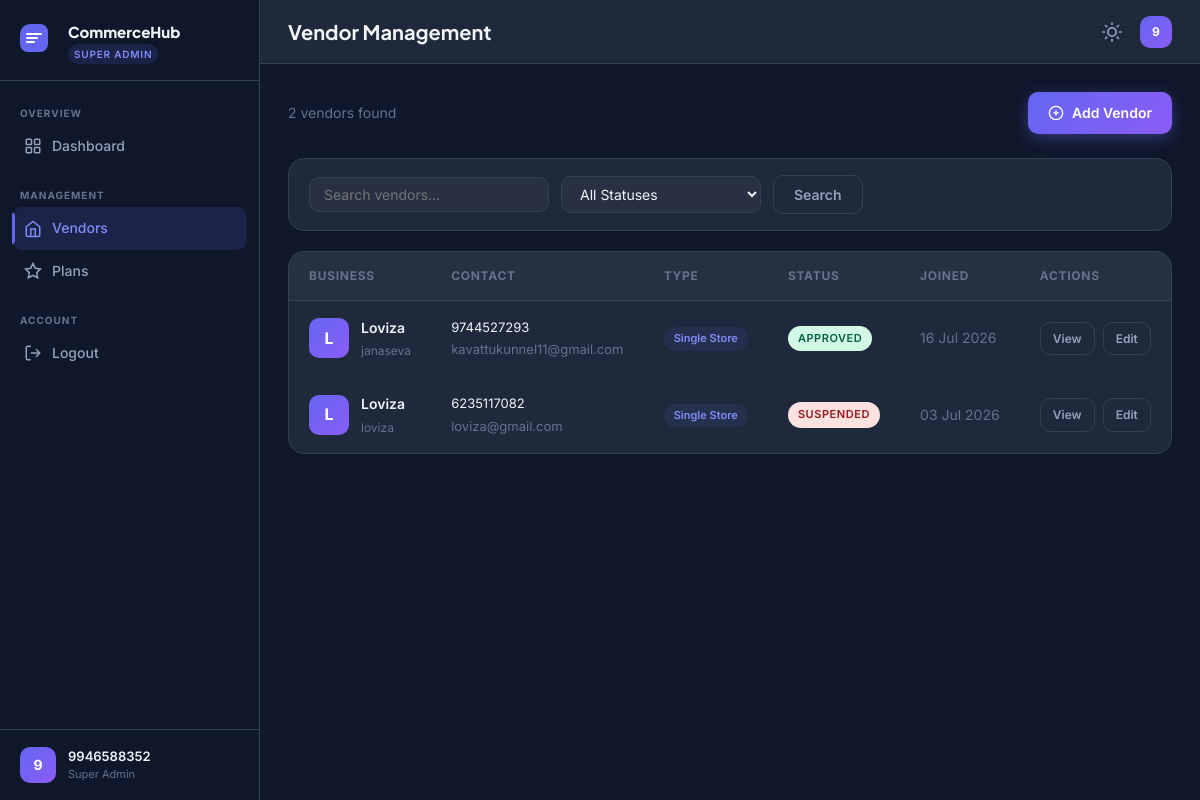
The page /sadmin/vendors/ (signed in) on the database its author committed.
### accounts/models.py (models this page shows, shortened)
class User(AbstractBaseUser, PermissionsMixin):
    USER_TYPE_CHOICES = [
        ('super_admin', 'Super Admin'),
        ('vendor_staff', 'Vendor Staff'),
        ('customer', 'Customer'),
    ]
    phone = models.CharField(max_length=15, unique=True)
    email = models.EmailField(blank=True, null=True)
    first_name = models.CharField(max_length=100, blank=True)
    last_name = models.CharField(max_length=100, blank=True)
    profile_photo = models.ImageField(upload_to='users/profile/', blank=True, null=True)
    user_type = models.CharField(max_length=20, choices=USER_TYPE_CHOICES, default='vendor_staff')
    role = models.ForeignKey(
        Role,
        on_delete=models.SET_NULL,
        null=True,
        blank=True,
        related_name='users',
    )
    branch = models.ForeignKey(
        'branches.Branch',
        on_delete=models.SET_NULL,
        null=True,
        blank=True,
        related_name='users',
    )
    vendor = models.ForeignKey(
        'tenants.Vendor',
        on_delete=models.SET_NULL,
        null=True,
        blank=True,
        related_name='staff_users',
    )
    is_active = models.BooleanField(default=True)
    is_staff = models.BooleanField(default=False)          # Django admin access
    is_super_admin = models.BooleanField(default=False)    # CommerceHub super admin
    is_phone_verified = models.BooleanField(default=False)
    is_email_verified = models.BooleanField(default=False)
    failed_login_attempts = models.PositiveSmallIntegerField(default=0)
    locked_until = models.DateTimeField(null=True, blank=True)
    date_joined = models.DateTimeField(auto_now_add=True)
    last_login = models.DateTimeField(null=True, blank=True)
    USERNAME_FIELD = 'phone'
    REQUIRED_FIELDS = []
    objects = UserManager()
    class Meta:
        db_table = 'ch_users'
        verbose_name = 'User'
        verbose_name_plural = 'Users'
    def get_full_name(self):
        return f'{self.first_name} {self.last_name}'.strip()
    def get_short_name(self):
        return self.first_name or self.phone

### tenants/models.py (models this page shows, shortened)
class Vendor(TimestampModel):
    STATUS_CHOICES = [
        ('pending', 'Pending Approval'),
        ('approved', 'Approved'),
        ('suspended', 'Suspended'),
        ('cancelled', 'Cancelled'),
    ]
    BUSINESS_TYPE_CHOICES = [
        ('single_store', 'Single Store'),
        ('multi_branch', 'Multi Branch'),
        ('multi_partner', 'Multi Partner'),
        ('franchise', 'Franchise'),
        ('online_only', 'Online Store'),
        ('whatsapp_store', 'WhatsApp Store'),
        ('wholesale', 'Wholesale'),
    ]
    CHECKOUT_WORKFLOW_CHOICES = [
        ('online_payment', 'Online Payment (Razorpay)'),
        ('online_payment_stripe', 'Online Payment (Stripe)'),
        ('approval_payment', 'Approval then Payment'),
        ('whatsapp_enquiry', 'WhatsApp Enquiry'),
        ('cod_only', 'Cash on Delivery Only'),
    ]
    business_name = models.CharField(max_length=200)
    slug = models.SlugField(max_length=100, unique=True)
    business_type = models.CharField(max_length=30, choices=BUSINESS_TYPE_CHOICES, default='single_store')
    gst_number = models.CharField(max_length=20, blank=True)
    pan_number = models.CharField(max_length=20, blank=True)
    email = models.EmailField(blank=True)
    phone = models.CharField(max_length=15)
    whatsapp_number = models.CharField(max_length=15, blank=True)
    website = models.URLField(blank=True)
    address_line1 = models.CharField(max_length=300, blank=True)
    address_line2 = models.CharField(max_length=300, blank=True)
    city = models.CharField(max_length=100, blank=True)
    state = models.CharField(max_length=100, blank=True)
    pincode = models.CharField(max_length=10, blank=True)
    country = models.CharField(max_length=100, default='India')
    logo = models.ImageField(upload_to='vendors/logos/', blank=True, null=True)
    banner = models.ImageField(upload_to='vendors/banners/', blank=True, null=True)
    favicon = models.ImageField(upload_to='vendors/favicons/', blank=True, null=True)
    facebook_url = models.URLField(blank=True)
    instagram_url = models.URLField(blank=True)
    twitter_url = models.URLField(blank=True)
    youtube_url = models.URLField(blank=True)
    currency = models.CharField(max_length=5, default='INR')
    currency_symbol = models.CharField(max_length=5, default='₹')
    top_announcement_text = models.CharField(
        max_length=200,
        blank=True,
        null=True,
        help_text="Text to display in the black top bar (e.g. Store Wide Summer Sale). Leave blank to hide."
    )
    timezone = models.CharField(max_length=50, default='Asia/Kolkata')
    checkout_workflow = models.CharField(
        max_length=30,
        choices=CHECKOUT_WORKFLOW_CHOICES,
        default='online_payment',
    )
    track_inventory = models.BooleanField(
        default=False,
        help_text="If enabled, product stock is tracked, preventing overselling."
    )
    primary_color = models.CharField(max_length=7, default='#6366f1')
    secondary_color = models.CharField(max_length=7, default='#8b5cf6')
    custom_css = models.TextField(blank=True)
    razorpay_key_id = models.CharField(max_length=150, blank=True)
    razorpay_key_secret = models.CharField(max_length=150, blank=True)
    stripe_public_key = models.CharField(max_length=150, blank=True)
    stripe_secret_key = models.CharField(max_length=150, blank=True)
    stripe_webhook_secret = models.CharField(max_length=150, blank=True)
    whatsapp_order_format = models.TextField(blank=True)
    status = models.CharField(max_length=20, choices=STATUS_CHOICES, default='pending')
    active_plan = models.ForeignKey('tenants.SubscriptionPlan', on_delete=models.SET_NULL, null=True, blank=True, related_name='active_vendors')
    is_active = models.BooleanField(default=True)
    approved_at = models.DateTimeField(null=True, blank=True)
    approved_by = models.ForeignKey(
        'accounts.User',
        on_delete=models.SET_NULL,
        null=True,
        blank=True,
        related_name='approved_vendors',
    )
    suspension_reason = models.TextField(blank=True)
    meta_title = models.CharField(max_length=200, blank=True)
    meta_description = models.TextField(blank=True)
    class Meta:
        db_table = 'ch_vendors'
        verbose_name = 'Vendor'
        verbose_name_plural = 'Vendors'
        ordering = ['-created_at']

### adminapp/views.py (the view, shortened to what this page needs)
# urls.py: path('vendors/', views.VendorListView.as_view(), name='vendor_list'),
class VendorListView(SuperAdminRequiredMixin, View):
    template_name = 'admin/vendors/list.html'
    def get(self, request):
        status_filter = request.GET.get('status', '')
        search = request.GET.get('q', '')
        vendors = Vendor.objects.all().order_by('-created_at')
        if status_filter:
            vendors = vendors.filter(status=status_filter)
        context = {
            'vendors': vendors,
            'status_filter': status_filter,
            'search': search,
            'total_count': vendors.count(),
            'page_title': 'Vendor Management',
        }
        return render(request, self.template_name, context)

### templates/admin/vendors/list.html (shortened to what this page needs)
{% extends 'base/admin_base.html' %}
{% load static %}
{% block content %}
<div class="page-header-row">
    <div class="page-header-info">
        <p class="page-subtitle">{{ total_count }} vendor{{ total_count|pluralize }} found</p>
    </div>
    <div class="page-header-actions">
        <a href="{% url 'adminapp:vendor_create' %}" class="btn btn-primary">
            <svg viewBox="0 0 24 24" fill="none" stroke="currentColor" stroke-width="2" width="16" height="16">
                <circle cx="12" cy="12" r="10"/><line x1="12" y1="8" x2="12" y2="16"/>
                <line x1="8" y1="12" x2="16" y2="12"/>
            </svg>
            Add Vendor
        </a>
    </div>
</div>
<div class="filter-bar">
    <form method="get" class="filter-form">
        <div class="filter-group">
            <input type="text" name="q" value="{{ search }}" placeholder="Search vendors..."
                   class="filter-input" id="vendorSearch">
        </div>
        <div class="filter-group">
            <select name="status" class="filter-select" onchange="this.form.submit()">
                <option value="">All Statuses</option>
            </select>
        </div>
        <button type="submit" class="btn btn-outline">Search</button>
    </form>
</div>
<div class="data-card">
    <div class="table-wrapper">
        <table class="data-table" id="vendorTable">
            <thead>
                <tr>
                    <th>Business</th>
                    <th>Contact</th>
                    <th>Type</th>
                    <th>Status</th>
                    <th>Joined</th>
                    <th>Actions</th>
                </tr>
            </thead>
            <tbody>
                {% for vendor in vendors %}
                <tr>
                    <td>
                        <div class="table-entity">
                            <div class="entity-avatar">{{ vendor.business_name|first|upper }}</div>
                            <div class="entity-info">
                                <strong>{{ vendor.business_name }}</strong>
                                <span>{{ vendor.slug }}</span>
                            </div>
                        </div>
                    </td>
                    <td>
                        <div class="contact-info">
                            <span>{{ vendor.phone }}</span>
                            {% if vendor.email %}<span class="text-muted">{{ vendor.email }}</span>{% endif %}
                        </div>
                    </td>
                    <td>
                        <span class="type-badge">{{ vendor.get_business_type_display }}</span>
                    </td>
                    <td>
                        <span class="status-badge status-{{ vendor.status }}">
                            {{ vendor.get_status_display }}
                        </span>
                    </td>
                    <td class="text-muted">{{ vendor.created_at|date:"d M Y" }}</td>
                    <td>
                        <div class="table-actions">
                            <a href="{% url 'adminapp:vendor_detail' vendor.pk %}" class="btn btn-sm btn-outline">
                                View
                            </a>
                            <a href="{% url 'adminapp:vendor_edit' vendor.pk %}" class="btn btn-sm btn-outline">
                                Edit
                            </a>
                        </div>
                    </td>
                </tr>
                {% endfor %}
            </tbody>
        </table>
    </div>
</div>
{% endblock %}

### templates/base/admin_base.html (shortened to what this page needs)
{% extends 'base/base.html' %}
{% load static %}
{% block body_class %}admin-layout{% endblock %}
{% block extra_css %}
<link rel="stylesheet" href="{% static 'css/admin.css' %}">
{% endblock %}
{% block body %}
<div class="admin-wrapper">
    <aside class="sidebar" id="sidebar">
        <div class="sidebar-header">
            <div class="sidebar-logo">
                <div class="logo-icon">
                </div>
                <div class="logo-text">
                    <span class="logo-name">CommerceHub</span>
                    <span class="logo-badge">Super Admin</span>
                </div>
            </div>
        </div>
        <nav class="sidebar-nav">
            <div class="nav-section">
                <span class="nav-section-label">Overview</span>
                <a href="{% url 'adminapp:dashboard' %}" class="nav-item {% if request.resolver_match.url_name == 'dashboard' %}active{% endif %}">
                    <svg class="nav-icon" viewBox="0 0 24 24" fill="none" stroke="currentColor" stroke-width="2">
                        <rect x="3" y="3" width="7" height="7" rx="1"/><rect x="14" y="3" width="7" height="7" rx="1"/>
                        <rect x="3" y="14" width="7" height="7" rx="1"/><rect x="14" y="14" width="7" height="7" rx="1"/>
                    </svg>
                    <span>Dashboard</span>
                </a>
            </div>
            <div class="nav-section">
                <span class="nav-section-label">Management</span>
                <a href="{% url 'adminapp:vendor_list' %}" class="nav-item {% if 'vendor' in request.resolver_match.url_name %}active{% endif %}">
                    <svg class="nav-icon" viewBox="0 0 24 24" fill="none" stroke="currentColor" stroke-width="2">
                        <path d="M3 9l9-7 9 7v11a2 2 0 0 1-2 2H5a2 2 0 0 1-2-2z"/>
                        <polyline points="9 22 9 12 15 12 15 22"/>
                    </svg>
                    <span>Vendors</span>
                </a>
                <a href="{% url 'adminapp:plan_list' %}" class="nav-item {% if 'plan' in request.resolver_match.url_name %}active{% endif %}">
                    <svg class="nav-icon" viewBox="0 0 24 24" fill="none" stroke="currentColor" stroke-width="2">
                        <path d="M12 2l3.09 6.26L22 9.27l-5 4.87 1.18 6.88L12 17.77l-6.18 3.25L7 14.14 2 9.27l6.91-1.01L12 2z"/>
                    </svg>
                    <span>Plans</span>
                </a>
            </div>
            <div class="nav-section">
                <span class="nav-section-label">Account</span>
                <a href="{% url 'accounts:logout' %}" class="nav-item nav-item-danger">
                    <svg class="nav-icon" viewBox="0 0 24 24" fill="none" stroke="currentColor" stroke-width="2">
                        <path d="M9 21H5a2 2 0 0 1-2-2V5a2 2 0 0 1 2-2h4"/>
                        <polyline points="16 17 21 12 16 7"/>
                        <line x1="21" y1="12" x2="9" y2="12"/>
                    </svg>
                    <span>Logout</span>
                </a>
            </div>
        </nav>
        <div class="sidebar-footer">
            <div class="sidebar-user">
                <div class="user-avatar">{{ request.user.get_short_name|first|upper }}</div>
                <div class="user-info">
                    <span class="user-name">{{ request.user.get_full_name|default:request.user.phone }}</span>
                    <span class="user-role">Super Admin</span>
                </div>
            </div>
        </div>
    </aside>
    <div class="main-content">
        <header class="topbar">
            <div class="topbar-title">
                <h1 class="page-title">{{ page_title|default:"Dashboard" }}</h1>
            </div>
            <div class="topbar-actions">
                <button id="themeToggle" class="theme-toggle-btn" aria-label="Toggle theme" style="background:none; border:none; color:var(--text-secondary); cursor:pointer; padding:6px; display:flex; align-items:center; justify-content:center;">
                </button>
                <div class="topbar-user">
                    <div class="user-avatar sm">{{ request.user.get_short_name|first|upper }}</div>
                </div>
            </div>
        </header>
        <main class="page-content">
            {% block content %}{% endblock %}
        </main>
    </div>
</div>
{% endblock %}

### rows shown on the page
User: user.get_short_name|first "9", user.get_full_name "9946588352"
Vendor: business_name|first "L", business_name "Loviza", slug "janaseva", phone "9744527293", email "kavattukunnel11@gmail.com", business_type "Single Store", status "APPROVED", created_at "16 Jul 2026"
Vendor: business_name|first "L", business_name "Loviza", slug "loviza", phone "6235117082", email "loviza@gmail.com", business_type "Single Store", status "SUSPENDED", created_at "03 Jul 2026"

### other values the page prints
{{ page_title|default:"Dashboard" }} "Vendor Management"
{{ total_count }} "2"
